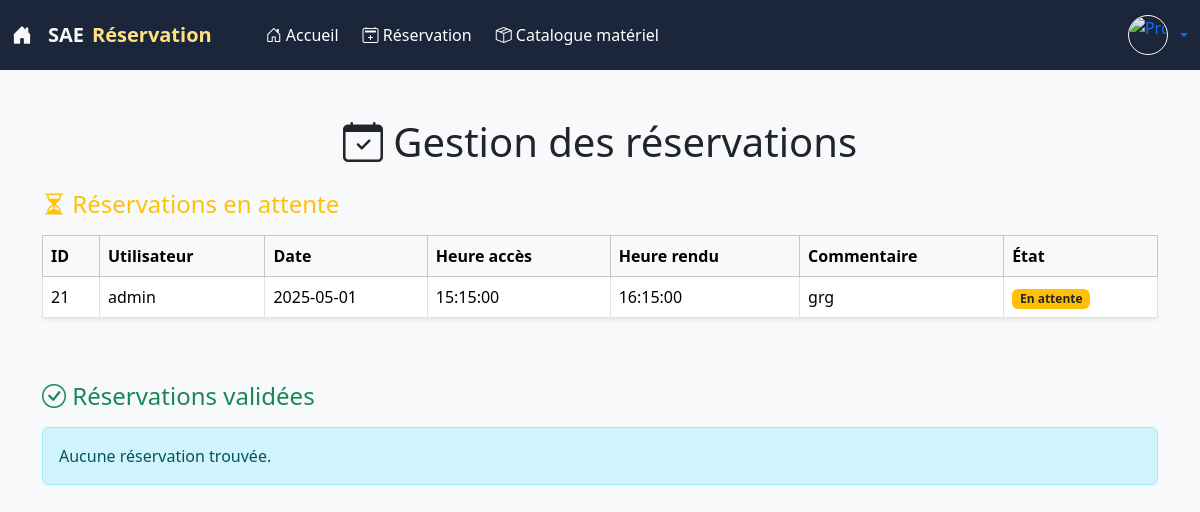
The page /php/afficher_reservation.php on the database its author committed.
### tables this page shows
CREATE TABLE IF NOT EXISTS `reservation` (
  `id_reservation` int NOT NULL AUTO_INCREMENT,
  `id_user` int NOT NULL,
  `date_emprunt` date NOT NULL,
  `heure_acces` time NOT NULL,
  `heure_rendu` time NOT NULL,
  `commentaire` varchar(255) NOT NULL,
  `etat` varchar(20) NOT NULL,
  PRIMARY KEY (`id_reservation`),
  KEY `id_user` (`id_user`)
);

CREATE TABLE IF NOT EXISTS `utilisateur` (
  `id_utilisateur` int NOT NULL AUTO_INCREMENT,
  `nom` varchar(45) DEFAULT NULL,
  `prenom` varchar(45) DEFAULT NULL,
  `pseudo` varchar(45) DEFAULT NULL,
  `email` varchar(45) DEFAULT NULL,
  `mot_de_passe` varchar(255) DEFAULT NULL,
  `adresse` varchar(45) DEFAULT NULL,
  `telephone` int NOT NULL,
  `role` varchar(20) DEFAULT NULL,
  `etat` varchar(20) DEFAULT NULL,
  PRIMARY KEY (`id_utilisateur`)
);

### php/reservation_logic.php (the view, shortened to what this page needs)
<?php
function afficherTableauReservations($reservations, $avecActions = false, $role = '') {
    if (count($reservations) > 0) {
        echo '<div class="table-responsive mb-5">';
        echo '<table class="table table-bordered align-middle shadow-sm">';
        echo '<thead class="table-light">
                <tr>
                    <th>ID</th>
                    <th>Utilisateur</th>
                    <th>Date</th>
                    <th>Heure accès</th>
                    <th>Heure rendu</th>
                    <th>Commentaire</th>
                    <th>État</th>';
        echo '</tr></thead><tbody>';
        foreach ($reservations as $row) {
            echo "<tr>
                    <td>{$row["id_reservation"]}</td>
                    <td>{$row["pseudo"]}</td>
                    <td>{$row["date_emprunt"]}</td>
                    <td>{$row["heure_acces"]}</td>
                    <td>{$row["heure_rendu"]}</td>
                    <td>{$row["commentaire"]}</td>
                    <td><span class='badge ".($row["etat"]=='en attente'?'bg-warning text-dark':'bg-success')."'>".ucfirst($row["etat"])."</span></td>";
            echo "</tr>";
        }
        echo '</tbody></table></div>';
    } else {
        echo "<div class='alert alert-info'>Aucune réservation trouvée.</div>";
    }
}

### rows shown on the page
reservation: id_reservation "21", id_user.pseudo "admin", date_emprunt "2025-05-01", heure_acces "15:15:00", heure_rendu "16:15:00", commentaire "grg", etat "En attente"
